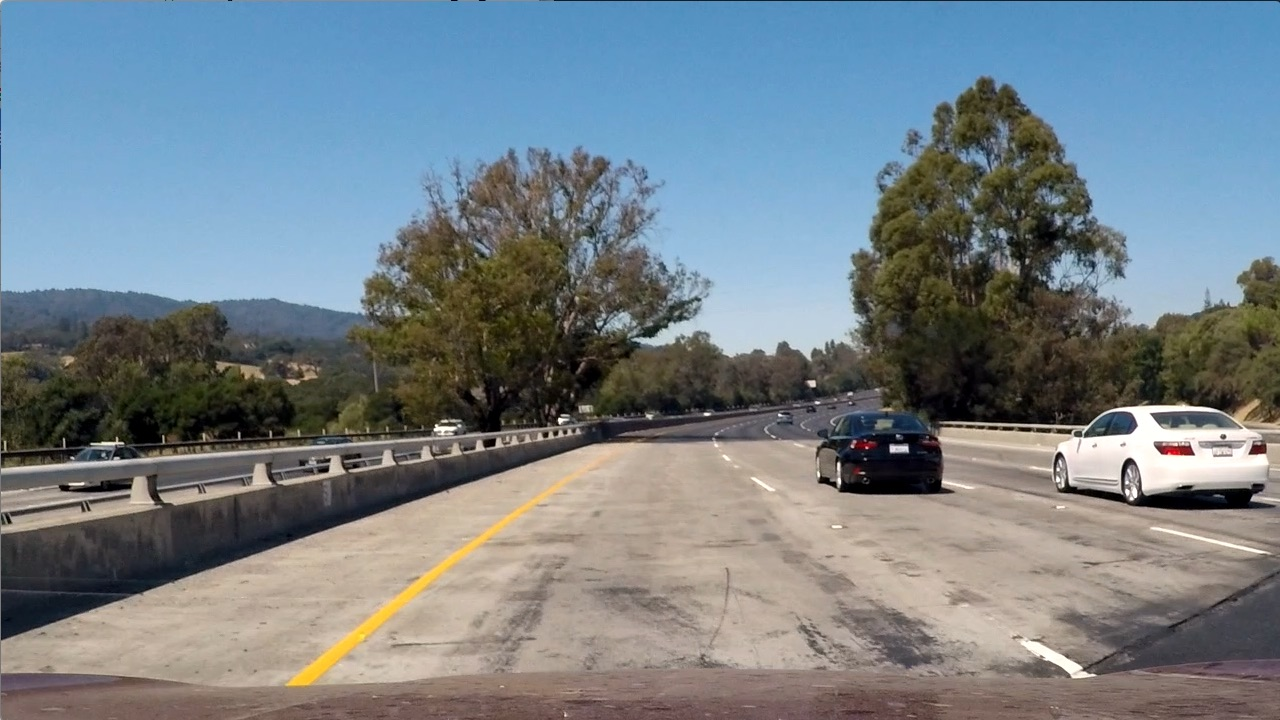
#> input picture test_images/test1.jpg, 1280 x 720 px, given as the content of the folder vehicles/, which was not available
$ jupyter execute --allow-errors 'Final P5 submission.ipynb'   (shell and % lines are left out)   (older library calls are emulated)   (text cells are left out)
#> lines starting #> are read from the running program, lines starting #| are printed output that depends on the picture; pictures that were not available may be replaced by others from this repository, and a replacement may not be noted
[cell 1]
## CODE CELL 1 ##

# Import necessary modules
import glob
import os
import cv2
import numpy as np
import time
from tqdm import tqdm
import matplotlib.pyplot as plt
import matplotlib.image as mpimg

from skimage.feature import hog
from sklearn.svm import LinearSVC
from sklearn.preprocessing import StandardScaler
from scipy.ndimage.measurements import label
from sklearn.model_selection import train_test_split

[cell 2]
## CODE CELL 2 ##

### Lesson functions ###

# Define a function to return HOG features and visualization
def get_hog_features(img, orient, pix_per_cell, cell_per_block, vis=False, feature_vec=True):
    # Call with two outputs if vis==True
    if vis == True:
        features, hog_image = hog(img, orientations=orient,
                                  pixels_per_cell=(pix_per_cell, pix_per_cell),
                                  cells_per_block=(cell_per_block, cell_per_block),
                                  transform_sqrt=False,
                                  visualise=True, feature_vector=True)
        return features, hog_image
    # Otherwise call with one output
    else:
        features = hog(img, orientations=orient,
                       pixels_per_cell=(pix_per_cell, pix_per_cell),
                       cells_per_block=(cell_per_block, cell_per_block),
                       transform_sqrt=False,
                       visualise=False, feature_vector=feature_vec)
        return features

# Define a function to compute binned color features
def bin_spatial(img, size=(32, 32)):
    # Use cv2.resize().ravel() to create the feature vector
    features = cv2.resize(img, size).ravel()
    # Return the feature vector
    return features

# Define a function to compute color histogram features
# NEED TO CHANGE bins_range if reading .png files with mpimg!
def color_hist(img, nbins=32, bins_range=(0, 256)):
    # Compute the histogram of the color channels separately
    channel1_hist = np.histogram(img[:,:,0], bins=nbins, range=bins_range)
    channel2_hist = np.histogram(img[:,:,1], bins=nbins, range=bins_range)
    channel3_hist = np.histogram(img[:,:,2], bins=nbins, range=bins_range)
    # Concatenate the histograms into a single feature vector
    hist_features = np.concatenate((channel1_hist[0], channel2_hist[0], channel3_hist[0]))
    # Return the individual histograms, bin_centers and feature vector
    return hist_features

# Define a function to extract features from a list of images
# Have this function call bin_spatial() and color_hist()
def extract_features(imgs, color_space='RGB', spatial_size=(32, 32),
                        hist_bins=32, orient=9,
                        pix_per_cell=8, cell_per_block=2, hog_channel=0,
                        spatial_feat=True, hist_feat=True, hog_feat=True):
    # Create a list to append feature vectors to
    features = []
    # Iterate through the list of images
    for file in tqdm(imgs):
        file_features = []
        # Read in each one by one
        image = mpimg.imread(file)
        # apply color conversion if other than 'RGB'
        if color_space != 'RGB':
            if color_space == 'HSV':
                feature_image = cv2.cvtColor(image, cv2.COLOR_RGB2HSV)
            elif color_space == 'LUV':
                feature_image = cv2.cvtColor(image, cv2.COLOR_RGB2LUV)
            elif color_space == 'HLS':
                feature_image = cv2.cvtColor(image, cv2.COLOR_RGB2HLS)
            elif color_space == 'YUV':
                feature_image = cv2.cvtColor(image, cv2.COLOR_RGB2YUV)
            elif color_space == 'YCrCb':
                feature_image = cv2.cvtColor(image, cv2.COLOR_RGB2YCrCb)
        else: feature_image = np.copy(image)

        if spatial_feat == True:
            spatial_features = bin_spatial(feature_image, size=spatial_size)
            file_features.append(spatial_features)
        if hist_feat == True:
            # Apply color_hist()
            hist_features = color_hist(feature_image, nbins=hist_bins)
            file_features.append(hist_features)
        if hog_feat == True:
        # Call get_hog_features() with vis=False, feature_vec=True
            if hog_channel == 'ALL':
                hog_features = []
                for channel in range(feature_image.shape[2]):
                    hog_features.append(get_hog_features(feature_image[:,:,channel],
                                        orient, pix_per_cell, cell_per_block,
                                        vis=False, feature_vec=True))
                hog_features = np.ravel(hog_features)
            else:
                hog_features = get_hog_features(feature_image[:,:,hog_channel], orient,
                            pix_per_cell, cell_per_block, vis=False, feature_vec=True)
            # Append the new feature vector to the features list
            file_features.append(hog_features)
        features.append(np.concatenate(file_features))
    # Return list of feature vectors
    return features

[cell 3]
## CODE CELL 3 ##

### Lesson functions for removing false positives (Heatmap) ###

# [30 lines left out: functions add_heat, apply_threshold, draw_labeled_bboxes, not called in this run]

[cell 4]
## CODE CELL 4 ##

def convert_color(img, conv='RGB2YCrCb'):
    if conv == 'RGB2YCrCb':
        return cv2.cvtColor(img, cv2.COLOR_RGB2YCrCb)
    if conv == 'BGR2YCrCb':
        return cv2.cvtColor(img, cv2.COLOR_BGR2YCrCb)
    if conv == 'RGB2LUV':
        return cv2.cvtColor(img, cv2.COLOR_RGB2LUV)


# Define a single function that can extract features using hog sub-sampling and make predictions
def find_cars(img, ystart, ystop, scales, svc, X_scaler, orient, pix_per_cell, cell_per_block, spatial_size, hist_bins):

    draw_img = np.copy(img)
    img = img.astype(np.float32)/255
    bboxes = []

    for scale in scales:
        img_tosearch = img[ystart:ystop,:,:]
        ctrans_tosearch = convert_color(img_tosearch, conv='RGB2YCrCb')
        if scale != 1:
            imshape = ctrans_tosearch.shape
            ctrans_tosearch = cv2.resize(ctrans_tosearch, (np.int(imshape[1]/scale), np.int(imshape[0]/scale)))

        ch1 = ctrans_tosearch[:,:,0]
        ch2 = ctrans_tosearch[:,:,1]
        ch3 = ctrans_tosearch[:,:,2]

        # Define blocks and steps as above
        nxblocks = (ch1.shape[1] // pix_per_cell)-1
        nyblocks = (ch1.shape[0] // pix_per_cell)-1
        nfeat_per_block = orient*cell_per_block**2

        # 64 was the orginal sampling rate, with 8 cells and 8 pix per cell
        window = 64
        nblocks_per_window = (window // pix_per_cell)-1
        cells_per_step = 2  # Instead of overlap, define how many cells to step
        nxsteps = (nxblocks - nblocks_per_window) // cells_per_step
        nysteps = (nyblocks - nblocks_per_window) // cells_per_step

        # Compute individual channel HOG features for the entire image
        hog1 = get_hog_features(ch1, orient, pix_per_cell, cell_per_block, feature_vec=False)
        hog2 = get_hog_features(ch2, orient, pix_per_cell, cell_per_block, feature_vec=False)
        hog3 = get_hog_features(ch3, orient, pix_per_cell, cell_per_block, feature_vec=False)

        for xb in range(nxsteps):
            for yb in range(nysteps):
                ypos = yb*cells_per_step
                xpos = xb*cells_per_step

                # Extract HOG for this patch
                hog_feat1 = hog1[ypos:ypos+nblocks_per_window, xpos:xpos+nblocks_per_window].ravel()
                hog_feat2 = hog2[ypos:ypos+nblocks_per_window, xpos:xpos+nblocks_per_window].ravel()
                hog_feat3 = hog3[ypos:ypos+nblocks_per_window, xpos:xpos+nblocks_per_window].ravel()
                hog_features = np.hstack((hog_feat1, hog_feat2, hog_feat3))

                xleft = xpos*pix_per_cell
                ytop = ypos*pix_per_cell

                # Extract the image patch
                subimg = cv2.resize(ctrans_tosearch[ytop:ytop+window, xleft:xleft+window], (64,64))

                # Get color features
                spatial_features = bin_spatial(subimg, size=spatial_size)
                hist_features = color_hist(subimg, nbins=hist_bins)

                # Scale features and make a prediction
                test_features = X_scaler.transform(np.hstack((spatial_features, hist_features, hog_features)).reshape(1, -1))    #spatial_features,
                #test_features = X_scaler.transform(np.hstack((shape_feat, hist_feat)).reshape(1, -1))
                test_prediction = svc.predict(test_features)

                if test_prediction == 1:
                    xbox_left = np.int(xleft*scale)
                    ytop_draw = np.int(ytop*scale)
                    win_draw = np.int(window*scale)
                    cv2.rectangle(draw_img,(xbox_left, ytop_draw+ystart),(xbox_left+win_draw,ytop_draw+win_draw+ystart),(255,30,100),5)
                    bboxes.append(((xbox_left, ytop_draw+ystart),(xbox_left+win_draw,ytop_draw+win_draw+ystart)))

    return bboxes, draw_img

[cell 5]
## CODE CELL 5 ##

### START ###

basedir = 'vehicles/'
image_types = os.listdir(basedir)
cars = []

for imtype in image_types:
    cars.extend(glob.glob(basedir+imtype+'/*'))

print('Number of vehicle images found',len(cars))
with open("cars.txt", 'w') as f:
    for fn in cars:
        f.write(fn+'\n')

basedir = 'non-vehicles/'
image_types = os.listdir(basedir)
notcars = []

for imtype in image_types:
    notcars.extend(glob.glob(basedir+imtype+'/*'))

print('Number of non-vehicle images found',len(notcars))
with open("notcars.txt", 'w') as f:
    for fn in cars:
        f.write(fn+'\n')

#> (a cell that did not finish here is left out)

[cell 7]
## CODE CELL 7 ##

### TODO: Tweak these parameters and see how the results change.
color_space = 'YCrCb' # Can be RGB, HSV, LUV, HLS, YUV, YCrCb
orient = 9  # HOG orientations
pix_per_cell = 8 # HOG pixels per cell
cell_per_block = 2 # HOG cells per block
hog_channel = 'ALL' # Can be 0, 1, 2, or "ALL"
spatial_size = (16, 16) # Spatial binning dimensions
hist_bins = 16    # Number of histogram bins
spatial_feat = True # Spatial features on or off
hist_feat = True # Histogram features on or off
hog_feat = True # HOG features on or off
#y_start_stop = [480, None] # Min and max in y to search in slide_window()

[cell 8]
## CODE CELL 8 ##

# Extracting car features
print('Extracting car features...')
car_features = extract_features(cars, color_space=color_space,
                        spatial_size=spatial_size, hist_bins=hist_bins,
                        orient=orient, pix_per_cell=pix_per_cell,
                        cell_per_block=cell_per_block,
                        hog_channel=hog_channel, spatial_feat=spatial_feat,
                        hist_feat=hist_feat, hog_feat=hog_feat)
#> in extract_features, image is the input picture: shape (720, 1280, 3); mean R, G, B 117.5, 128.7, 135.5
#> in bin_spatial, `features = cv2.resize(img, size).ravel()`: features = 768 values, max 254 at index 474, min 1 at index 438, mean 127.7
#> in extract_features, `spatial_features = bin_spatial(feature_image, size=spatial_size)`: spatial_features has the same summary as features in bin_spatial
#> in color_hist, `hist_features = np.concatenate((channel1_hist[0], channel2_hist[0], ch..`: hist_features = 48 values, max 515083 at index 24, min 0 at index 16, mean 57600
#> after the loop in extract_features, `for channel in range(feature_image.shape[2]):`: hog_features = 3 items
#> car_features = 1 item
len_car = len(car_features)
#> len_car = 1
print('Done extracting')

[cell 9]
## CODE CELL 9 ##

# Extracting non-car features
print('Extracting non-car features...')
notcar_features = extract_features(notcars, color_space=color_space,
                        spatial_size=spatial_size, hist_bins=hist_bins,
                        orient=orient, pix_per_cell=pix_per_cell,
                        cell_per_block=cell_per_block,
                        hog_channel=hog_channel, spatial_feat=spatial_feat,
                        hist_feat=hist_feat, hog_feat=hog_feat)
#> notcar_features = 1 item
len_notcar = len(notcar_features)
#> len_notcar = 1
print('Done extracting')

[cell 10]
## CODE CELL 10 ##
# Joining car and non-car features
X = np.vstack((car_features, notcar_features)).astype(np.float64)

print('Feature stacking complete')

car_features = None      #Clearing variables not used further because CPU was running out of memory
notcar_features = None

[cell 11]
## CODE CELL 11 ##

# Fit a per-column scaler
X_scaler = StandardScaler().fit(X)

# Apply the scaler to X
scaled_X = X_scaler.transform(X)
X = None
print('features scaled')

[cell 12]
## CODE CELL 12 ##

# Define the labels vector
y = np.hstack((np.ones(len_car), np.zeros(len_notcar)))
print('Labels generated')

[cell 13]
## CODE CELL 13 ##    (SPLITTING DATASET INTO TRAINING AND TEST SET)

# Split up data into randomized training and test sets
rand_state = np.random.randint(0, 100)
X_train, X_test, y_train, y_test = train_test_split(scaled_X, y, test_size=0.2, random_state=rand_state)
#> y_train = [1]; y_test = [0]

print('Using:',orient,'orientations',pix_per_cell,
    'pixels per cell and', cell_per_block,'cells per block')
print('Feature vector length:', len(X_train[0]))
#| Feature vector length: 1529124

[cell 14]
## CODE CELL 14 ##

# Use a linear SVC
svc = LinearSVC()

# Check the training time for the SVC
t=time.time()
#> (the rest of this cell did not finish here and is left out)

[cell 15]
## CODE CELL 15 ##

## Create dictionary to pickle the data ##
data = {}
data['svc'] = svc
data['scaler'] = X_scaler
data['normalized_data'] = scaled_X
data["orient"] = orient
data["pix_per_cell"] = pix_per_cell
data["cell_per_block"] = cell_per_block
data["spatial_size"] = spatial_size
data["hist_bins"] = hist_bins

[cell 16]
## CODE CELL 16 ## (saving dictionary into a pickle file)

#import pickle

#with open('save_data.p', 'wb') as f:
#    pickle.dump(data, f)

[cell 17]
## CODE CELL 17 ## (loading pickled data)

import pickle
#> (the rest of this cell did not finish here and is left out)

[cell 18]
## CODE CELL 18 ##
test_imgs = glob.glob('./test_images/*.jpg')
ystart = 400  # region where cars are searched for
ystop = 656
scales = [1,1.3,1.7,1.9]  #Different scales used for subsampling

pos = 1  # variable for image plotting purpose specifying position
#> (the rest of this cell did not finish here and is left out)

#> in find_cars, `img = img.astype(np.float32)/255`:
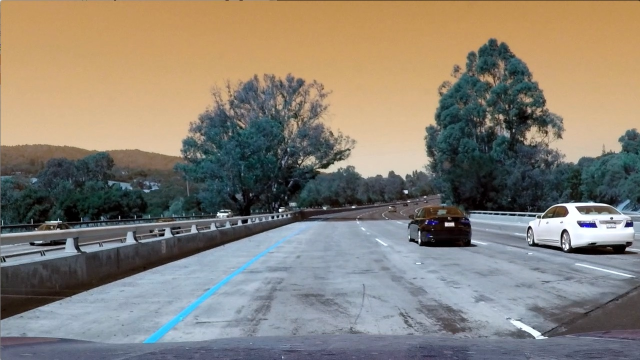
#> img: shape (720, 1280, 3) float32 (shown at 1/2 size); mean of channels 0, 1, 2 0.461, 0.505, 0.532; drawn as B, G, R
#> the loop in find_cars, `for scale in scales:` made 1 pass
#> pass 1, in find_cars, `img_tosearch = img[ystart:ystop,:,:]`:
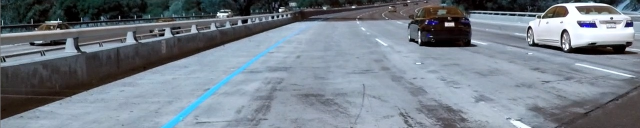
#> img_tosearch: shape (256, 1280, 3) float32 (shown at 1/2 size); mean of channels 0, 1, 2 0.542, 0.5, 0.462; drawn as B, G, R
#> pass 1, in find_cars, `ch1 = ctrans_tosearch[:,:,0]`:
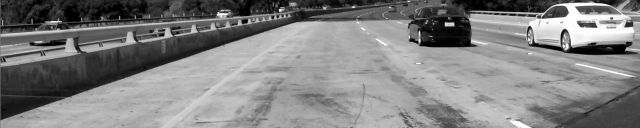
#> ch1: shape (256, 1280) float32 (shown at 1/2 size); min 0, max 1, mean 0.508
#> pass 1, in find_cars, `ch2 = ctrans_tosearch[:,:,1]`:
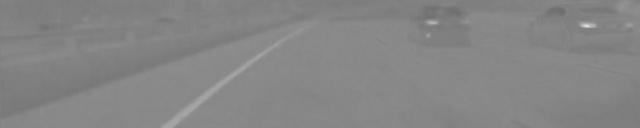
#> ch2: shape (256, 1280) float32 (shown at 1/2 size); min 0.429, max 0.908, mean 0.524
#> after the loop in find_cars, `for scale in scales:`:
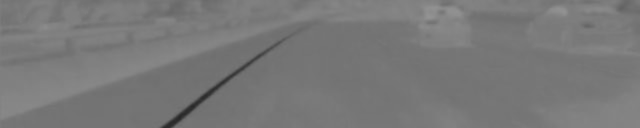
#> ch3: shape (256, 1280) float32 (shown at 1/2 size); min 0.15, max 0.578, mean 0.474
#> after the loop in find_cars, `for scale in scales:`:
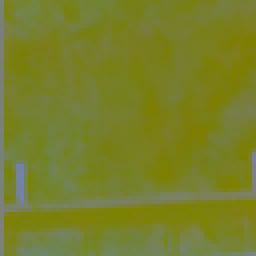
#> subimg: shape (64, 64, 3) float32 (shown 4 times larger); mean of channels 0, 1, 2 0.168, 0.505, 0.473; drawn as B, G, R
#> after the loop in find_cars, `for scale in scales:`: bboxes = []

$ run again, on test_images/test5.jpg
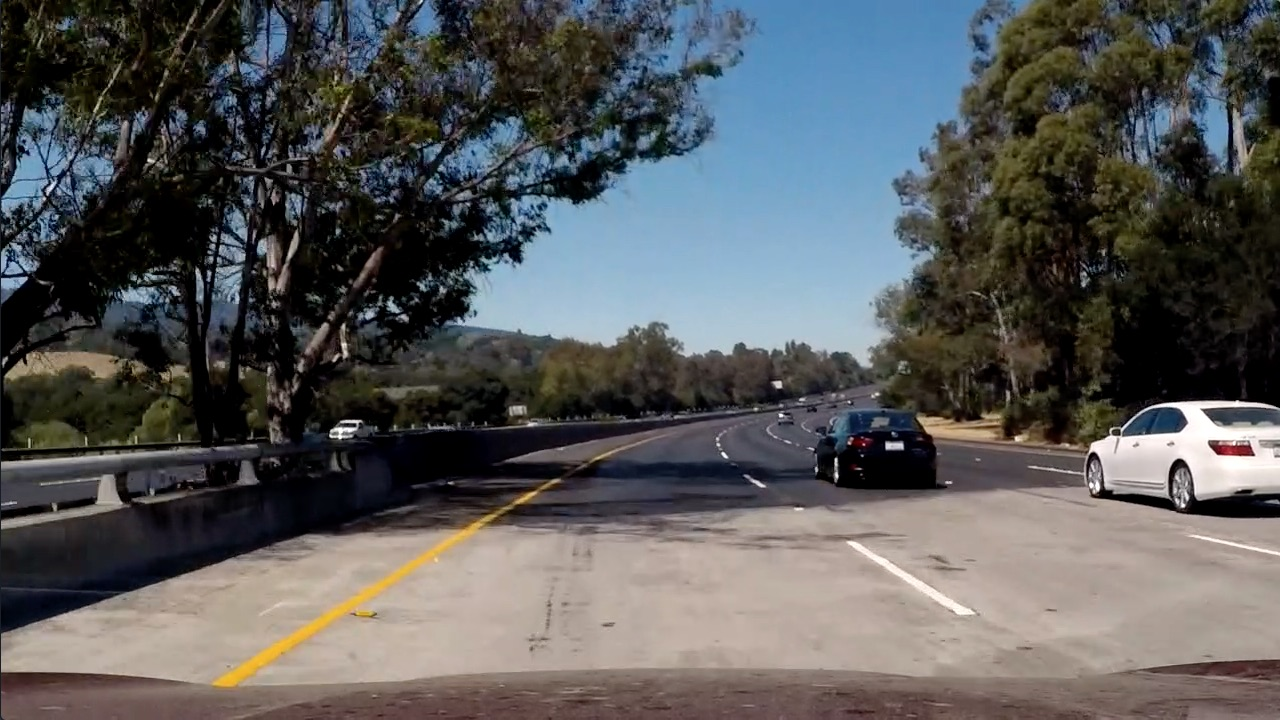
#> input picture test_images/test5.jpg, 1280 x 720 px, given as the content of the folder vehicles/, which was not available
#> in extract_features, image is the input picture: shape (720, 1280, 3); mean R, G, B 88.5, 89.3, 89.8
#> feature_image: shape (720, 1280, 3); mean of channels 0, 1, 2 89.1, 127.5, 128.4
#> features = 768 values, max 238 at index 525, min 0 at index 243, mean 115.4
#> spatial_features has the same summary as features in bin_spatial
#> in color_hist, `hist_features = np.concatenate((channel1_hist[0], channel2_hist[0], ch..`: hist_features = 48 values, max 627551 at index 24, min 0 at index 16, mean 57600
#> after the loop in extract_features, `for channel in range(feature_image.shape[2]):`: hog_features = 3 items
#> car_features = 1 item
#> len_car = 1
#> notcar_features = 1 item
#> len_notcar = 1
#> y_train = [1]; y_test = [0]
#| Feature vector length: 1529124
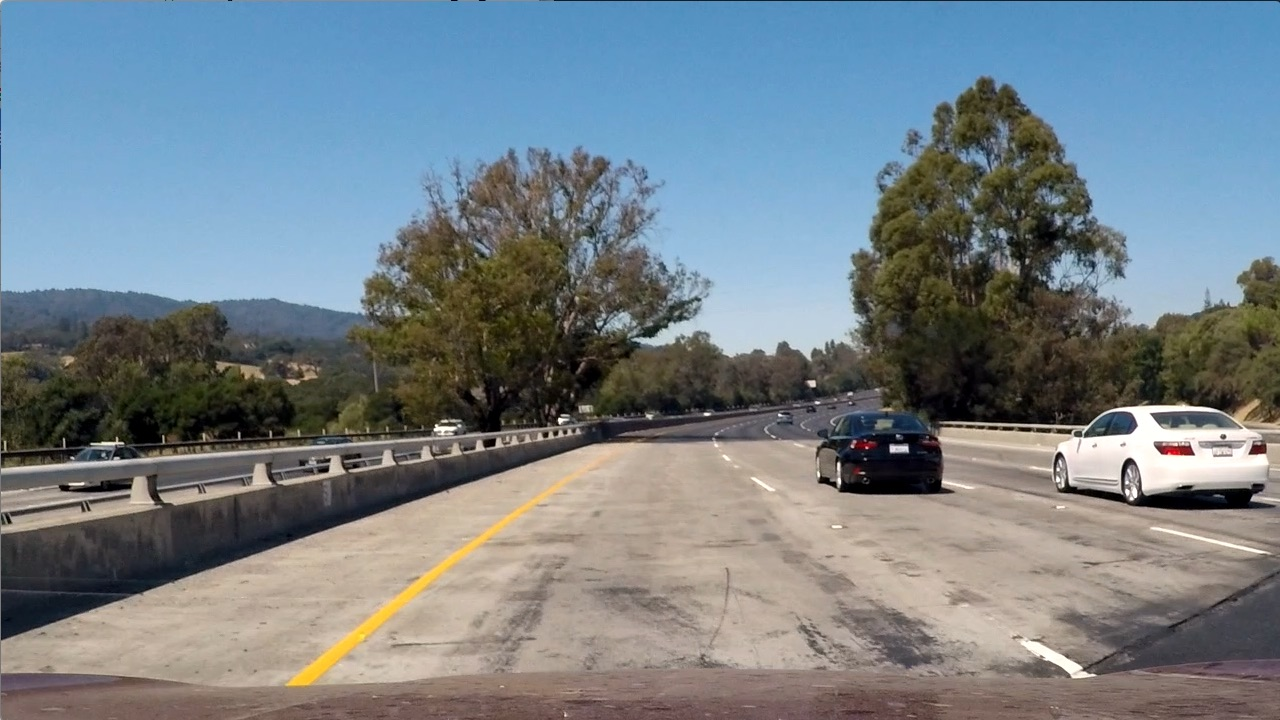
#> input picture test_images/test1.jpg, 1280 x 720 px
#> test_img is the input picture: shape (720, 1280, 3); mean R, G, B 117.5, 128.7, 135.5
#> after the loop in find_cars, `for scale in scales:`: bboxes = []
